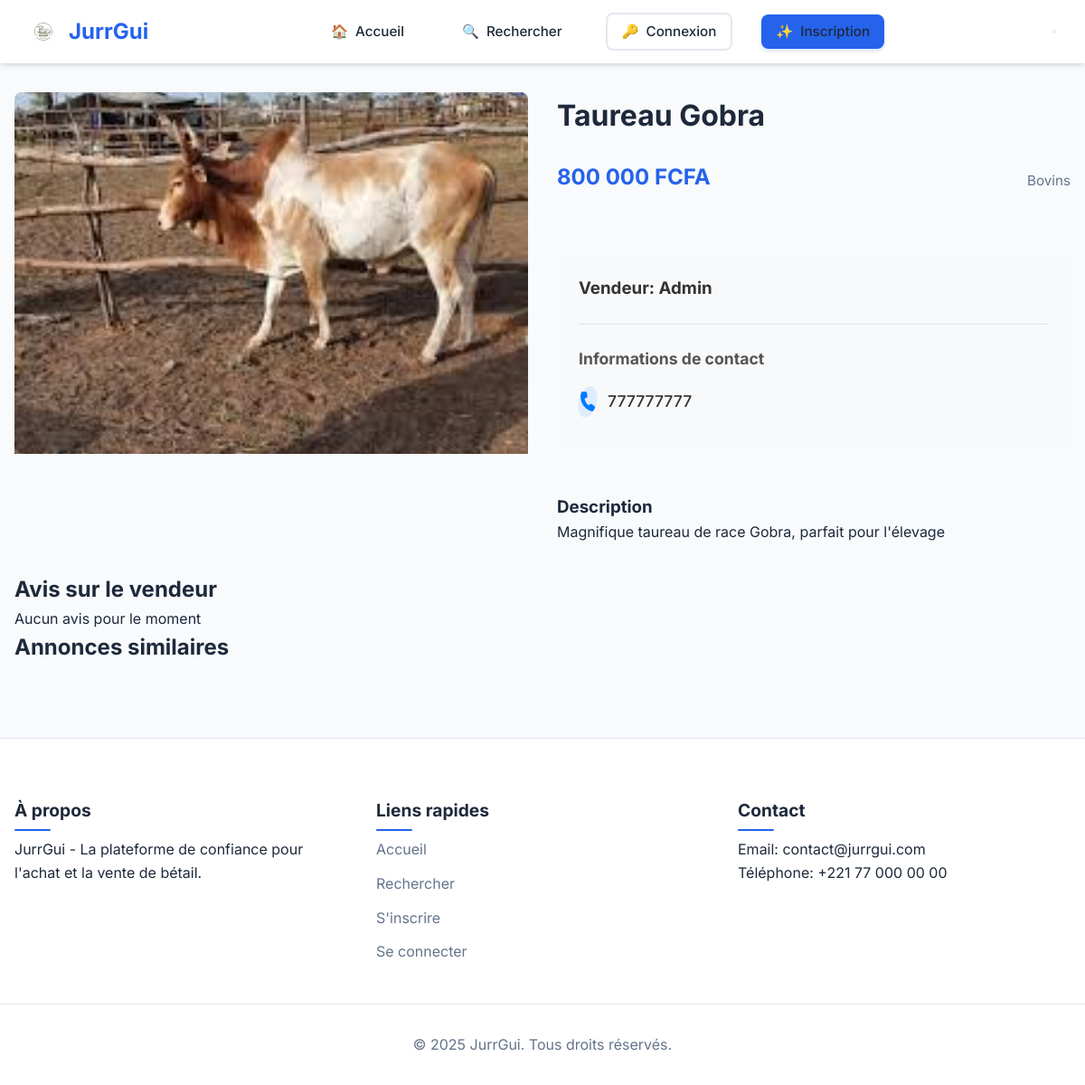
The page /detail_betail.php?id=1 on the database its author committed.
### tables this page shows
CREATE TABLE `betail` (
  `id` int(11) NOT NULL AUTO_INCREMENT,
  `vendeur_id` int(11) NOT NULL,
  `categorie` enum('bovins','ovins','caprins') NOT NULL,
  `nom_betail` varchar(100) NOT NULL,
  `description` text DEFAULT NULL,
  `prix` decimal(10,2) NOT NULL,
  `photo` varchar(255) DEFAULT NULL,
  `date_publication` datetime DEFAULT current_timestamp(),
  `statut` enum('disponible','reserve','vendu') DEFAULT 'disponible',
  PRIMARY KEY (`id`),
  KEY `vendeur_id` (`vendeur_id`),
  CONSTRAINT `betail_ibfk_1` FOREIGN KEY (`vendeur_id`) REFERENCES `users` (`id`)
);

CREATE TABLE `users` (
  `id` int(11) NOT NULL AUTO_INCREMENT,
  `nom` varchar(100) NOT NULL,
  `email` varchar(100) NOT NULL UNIQUE,
  `password_hash` varchar(255) NOT NULL,
  `telephone` varchar(20) NOT NULL,
  `role` enum('acheteur','vendeur','admin') NOT NULL,
  `date_inscription` datetime DEFAULT current_timestamp(),
  `actif` TINYINT(1) DEFAULT 1,
  PRIMARY KEY (`id`)
);

### detail_betail.php (the view, shortened to what this page needs)
<?php
require_once 'includes/header.php';
$conn = connectDB();
$betail_id = intval($_GET['id']);
$stmt = $conn->prepare("
    SELECT b.*, u.nom as vendeur_nom, u.email as vendeur_email, u.telephone as vendeur_telephone,
           (SELECT AVG(note) FROM avis WHERE vendeur_id = u.id) as note_vendeur,
           (SELECT COUNT(*) FROM avis WHERE vendeur_id = u.id) as nombre_avis
    FROM betail b
    JOIN users u ON b.vendeur_id = u.id
    WHERE b.id = ?
");
$stmt->bind_param("i", $betail_id);
$stmt->execute();
$betail = $stmt->get_result()->fetch_assoc();
$stmt = $conn->prepare("
    SELECT a.*, u.nom as acheteur_nom
    FROM avis a
    JOIN users u ON a.acheteur_id = u.id
    WHERE a.vendeur_id = ?
    ORDER BY a.date_avis DESC
    LIMIT 5
");
$stmt->bind_param("i", $betail['vendeur_id']);
$stmt->execute();
$avis = $stmt->get_result();
?>
<div class="detail-container">
    <div class="detail-main">
        <div class="detail-gallery">
            <img src="<?php echo htmlspecialchars($betail['photo']); ?>"
                 alt="<?php echo htmlspecialchars($betail['nom_betail']); ?>"
                 class="main-image">
        </div>
        <div class="detail-info">
            <h1><?php echo htmlspecialchars($betail['nom_betail']); ?></h1>
            <div class="price-category">
                <p class="price"><?php echo number_format($betail['prix'], 0, ',', ' '); ?> FCFA</p>
                <p class="category"><?php echo ucfirst($betail['categorie']); ?></p>
            </div>
            <div class="vendor-info">
                <h3>Vendeur: <?php echo htmlspecialchars($betail['vendeur_nom']); ?></h3>
                <div class="contact-info">
                    <h4>Informations de contact</h4>
                    <p class="phone">
                        <i class="fas fa-phone"></i>
                        <a href="tel:<?php echo htmlspecialchars($betail['vendeur_telephone']); ?>">
                            <?php echo htmlspecialchars($betail['vendeur_telephone']); ?>
                        </a>
                    </p>
                </div>
            </div>
            <div class="description">
                <h3>Description</h3>
                <p><?php echo nl2br(htmlspecialchars($betail['description'])); ?></p>
            </div>
        </div>
    </div>
    <div class="detail-sections">
        <section class="vendor-reviews">
            <h2>Avis sur le vendeur</h2>
            <?php if ($avis->num_rows > 0): ?>
                <div class="reviews-list">
                    <?php while ($review = $avis->fetch_assoc()): ?>
                        <div class="review-card">
                            <div class="review-header">
                                <p class="reviewer"><?php echo htmlspecialchars($review['acheteur_nom']); ?></p>
                                <p class="rating">
                                    <?php for ($i = 1; $i <= 5; $i++): ?>
                                        <span class="star <?php echo $i <= $review['note'] ? 'filled' : ''; ?>">★</span>
                                    <?php endfor; ?>
                                </p>
                            </div>
                            <p class="review-comment"><?php echo htmlspecialchars($review['commentaire']); ?></p>
                            <p class="review-date">
                                <?php echo date('d/m/Y', strtotime($review['date_avis'])); ?>
                            </p>
                        </div>
                    <?php endwhile; ?>
                </div>
            <?php else: ?>
                <p>Aucun avis pour le moment</p>
            <?php endif; ?>
        </section>
        <section class="similar-items">
            <h2>Annonces similaires</h2>
        </section>
    </div>
</div>
<?php
require_once 'includes/footer.php';
?>

### styles.css (style rules this page uses)
:root { --primary-color: #2563eb; --primary-dark: #1d4ed8; --primary-light: rgba(37, 99, 235, 0.1); --secondary-color: #f97316; --secondary-dark: #ea580c; --secondary-light: rgba(249, 115, 22, 0.1); --background-color: #f8fafc; --text-color: #1e293b; --text-light: #64748b; --border-color: #e2e8f0; --success-color: #4CAF50; --error-color: #f44336; --warning-color: #f59e0b; --card-shadow: 0 4px 6px -1px rgb(0 0 0 / 0.1), 0 2px 4px -2px rgb(0 0 0 / 0.1); --card-shadow-hover: 0 10px 15px -3px rgb(0 0 0 / 0.1), 0 4px 6px -4px rgb(0 0 0 / 0.1); --transition-base: all 0.3s cubic-bezier(0.4, 0, 0.2, 1); --transition-smooth: all 0.5s cubic-bezier(0.4, 0, 0.2, 1); --info-color: #2196F3; }
* { margin: 0; padding: 0; box-sizing: border-box; }
body { font-family: 'Inter', system-ui, -apple-system, sans-serif; line-height: 1.6; background-color: var(--background-color); color: var(--text-color); padding-top: 70px; overflow-x: hidden; }
.category { color: var(--text-light); font-size: 0.95rem; margin-bottom: 0.5rem; }
.price { font-size: 1.5rem; font-weight: 700; color: var(--primary-color); margin-bottom: 1rem; }

### detail_betail.php (style rules this page uses)
.detail-container { max-width: 1200px; margin: 2rem auto; padding: 0 1rem; }
.detail-main { display: grid; grid-template-columns: 1fr 1fr; gap: 2rem; margin-bottom: 2rem; }
.detail-gallery { position: relative; border-radius: 8px; overflow: hidden; }
.main-image { width: 100%; height: 400px; object-fit: cover; }
.detail-info { display: flex; flex-direction: column; gap: 1.5rem; }
.price-category { display: flex; justify-content: space-between; align-items: center; }
.price { font-size: 1.5rem; font-weight: bold; color: var(--primary-color); }
.vendor-info { background: #f8f9fa; padding: 1.5rem; border-radius: 8px; margin: 1.5rem 0; }
.vendor-info h3 { color: #333; margin-bottom: 1rem; }
.contact-info { margin-top: 1.5rem; padding-top: 1.5rem; border-top: 1px solid #dee2e6; }
.contact-info h4 { color: #555; margin-bottom: 1rem; font-size: 1.1rem; }
.contact-info p { display: flex; align-items: center; margin-bottom: 0.75rem; }
.contact-info i { margin-right: 0.75rem; color: #007bff; width: 20px; font-size: 1.2rem; display: flex; align-items: center; justify-content: center; background: rgba(0, 123, 255, 0.1); padding: 0.5rem; border-radius: 50%; transition: all 0.3s ease; }
.contact-info .phone i { transform: rotate(15deg); }
.contact-info a { color: #333; text-decoration: none; transition: color 0.3s ease; }
.phone { font-size: 1.1rem; font-weight: 500; }

### rows shown on the page
betail: photo (picture), nom_betail "Taureau Gobra", prix "800 000", categorie "Bovins", vendeur.nom "Admin", vendeur.telephone "777777777", description "Magnifique taureau de race Gobra, parfait pour l'élevage"
